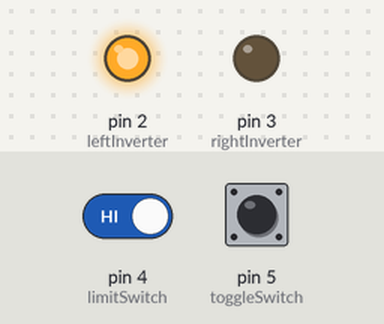
The sketch below on a simulated Arduino Uno, built with avr-gcc and run on an emulated ATmega328P. On the bench: output pins drawn as LEDs (lit = HIGH). The inputs (shaded band) are chosen by the test bench; at power-on: pin 5 (toggleSwitch) HIGH, pin 4 (limitSwitch) HIGH.

Above: at 1.2 s.
1.3 s: pin 5 (toggleSwitch) pulled LOW for 0.15 s
At 1.37 s:
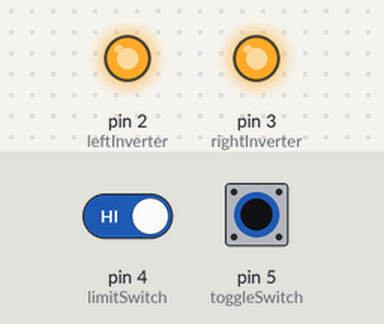
2.9 s: pin 5 (toggleSwitch) pulled LOW for 3.2 s
At 6.7 s:
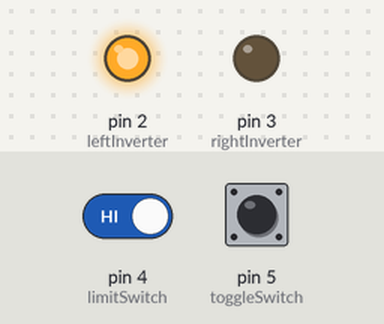
7.6 s: pin 4 (limitSwitch) driven LOW and pin 5 (toggleSwitch) driven LOW
At 8.8 s:
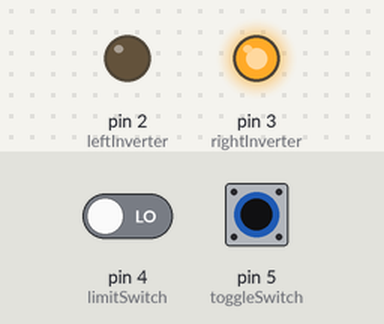
9.1 s: pin 4 (limitSwitch) driven HIGH
At 10.1 s:
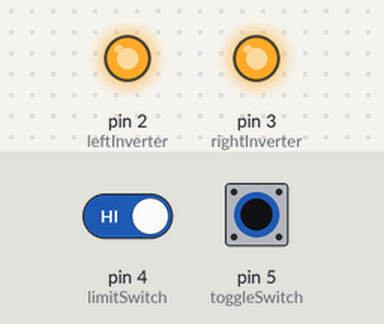
Timing chart, 0 to 11.6 s (numbered marks = the images above; inputs shaded):
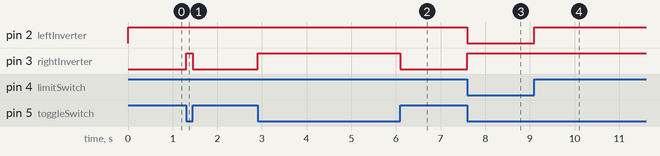

Measured:
- after the input at 1.3 s, pin 3 (rightInverter): LOW → HIGH at once, → LOW 0.15 s later
- after the input at 2.9 s, pin 3 (rightInverter): LOW → HIGH at once, → LOW 3.2 s later
- after the input at 7.6 s, pin 2 (leftInverter): HIGH → LOW at once; pin 3 (rightInverter): LOW → HIGH at once
- after the input at 9.1 s, pin 2 (leftInverter): LOW → HIGH at once

The sketch:

useless-box.ino
```cpp
int leftInverter  = 2;
int rightInverter = 3;
int limitSwitch   = 4;
int toggleSwitch  = 5;

int lastToggleInput = LOW;

bool shy = false;                       // Toggle for shy mode. (Finger emerges after delay.)
bool angry = false;                     // Toggle for angry mode. (Finger beats switch repeatedly.)
int kNumSwitchHitsWhenAngry = 5;

void setup() {
  pinMode(leftInverter, OUTPUT);
  pinMode(rightInverter, OUTPUT);
  pinMode(limitSwitch, INPUT_PULLUP);   // Input pullup keeps the switch 'high' when the circuit is open.
  pinMode(toggleSwitch, INPUT_PULLUP);  // (As opposed to reading an arbitrary value, or connecting a
                                        // resistor from the third pin of the switch to the Vin of the board.)
}

void fingerForward() {
  digitalWrite(leftInverter, HIGH);
  digitalWrite(rightInverter, LOW);
}

void fingerReverse() {
  digitalWrite(leftInverter, LOW);
  digitalWrite(rightInverter, HIGH);
}

void fingerStop() {
  digitalWrite(leftInverter, HIGH);
  digitalWrite(rightInverter, HIGH);
}

void loop() {
  int limitInput = digitalRead(limitSwitch);
  int toggleInput = digitalRead(toggleSwitch);

  if (toggleInput == HIGH) {
    if (toggleInput != lastToggleInput && shy) {
      delay(1000);
    }
    fingerForward();
  } else { // toggleInput == LOW {
    if (limitInput == HIGH) {
      fingerStop();
    } else {
      if (toggleInput != lastToggleInput && angry) {
        for (int i = 0; i < kNumSwitchHitsWhenAngry - 1; i++) {
          unsigned long startTime = millis();
          while (millis() - startTime < 150) {
            fingerReverse();
          }
          startTime = millis();
          while (millis() - startTime < 170) {
            fingerForward();
          }
        }
      }
      fingerReverse();
    }
  }

  lastToggleInput = toggleInput;
}
```
